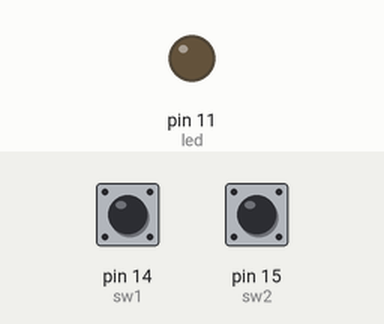
The sketch below on a simulated Arduino Uno, built with avr-gcc and run on an emulated ATmega328P. Parts: output pins drawn as LEDs (lit = HIGH). The test bench sets the inputs (shaded band); at power-on: pin 14 (sw1) HIGH, pin 15 (sw2) HIGH.

Above: at 1.3 s.
1.4 s: pin 14 (sw1) pulled LOW for 0.3 s
At 1.62 s:
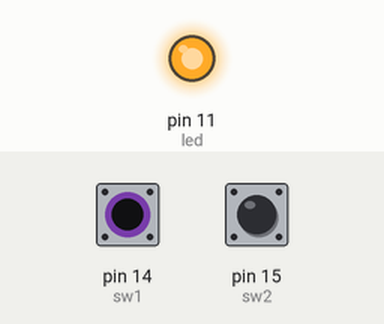
3.2 s: pin 14 (sw1) pulled LOW for 3.2 s
At 7.7 s:
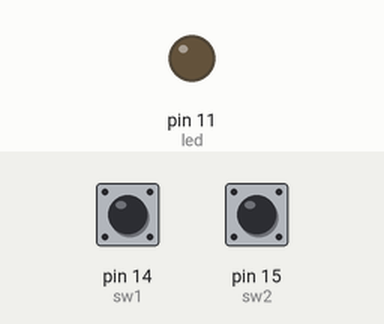
8.0 s: pin 15 (sw2) pulled LOW for 3.2 s
At 9.0 s:
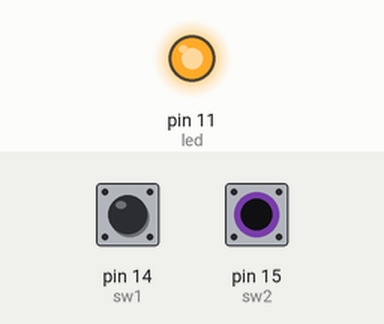
Timing chart, 0 to 12.8 s (numbered marks = the images above; inputs shaded):
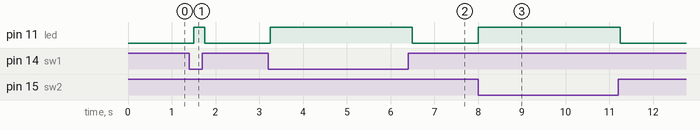

The sketch:

Ejercicio_1_CompuertaOR.ino
```cpp
//configuracion de pines
int sw1 = 14;
int sw2 = 15;
int led = 11;

void setup() {
  pinMode(sw1, INPUT_PULLUP);
  pinMode(sw2, INPUT_PULLUP);

  pinMode(led, OUTPUT);

  Serial.begin(9600);
}

bool A, B;
void loop() {

  A = !digitalRead(sw1);
  B = !digitalRead(sw2);

  if (A || B) {
    digitalWrite(led, 1);
  }
  else {
    digitalWrite(led, 0);
  }

  delay(250);
}
```

Measured:
- after the input at 1.4 s, pin 11 (led): LOW → HIGH after 0.10 s, → LOW 0.25 s later
- after the input at 3.2 s, pin 11 (led): LOW → HIGH after 0.05 s, → LOW 3.3 s later
- after the input at 8.0 s, pin 11 (led): LOW → HIGH at once, → LOW 3.3 s later
